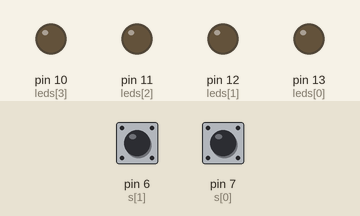
Bench run of a sketch on a simulated Arduino Uno, built with avr-gcc and run on an emulated ATmega328P. On the bench: output pins drawn as LEDs (lit = HIGH). Inputs (shaded band) come from the test bench; at power-on: pin 7 (s[0]) HIGH, pin 6 (s[1]) HIGH.

Above: at 1.2 s.
1.3 s: pin 7 (s[0]) pulled LOW for 0.15 s
At 1.8 s:
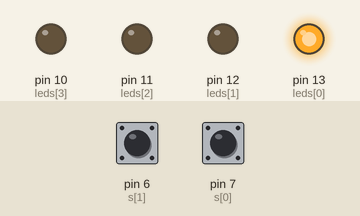
2.9 s: pin 7 (s[0]) pulled LOW for 1 s
At 4.2 s:
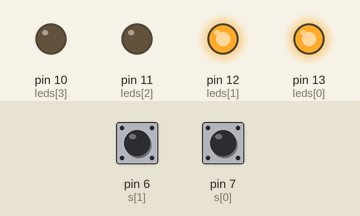
5.4 s: pin 7 (s[0]) pulled LOW for 0.15 s
At 6.1 s:
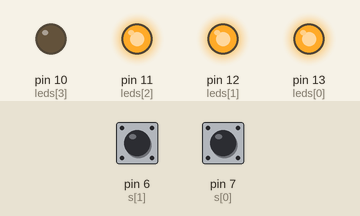
7.0 s: pin 7 (s[0]) pulled LOW for 3.2 s
At 7.3 s:
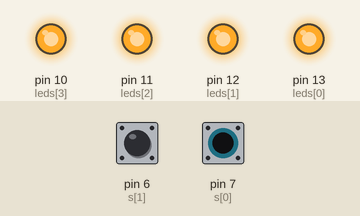
11.7 s: pin 6 (s[1]) pulled LOW for 0.15 s
At 12.1 s:
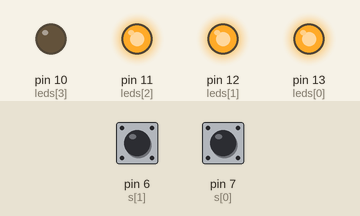
13.3 s: pin 6 (s[1]) pulled LOW for 1 s
At 14.5 s:
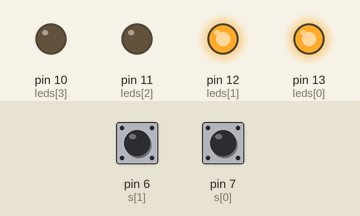
Timing chart, 0 to 16.3 s (numbered marks = the images above; inputs shaded):
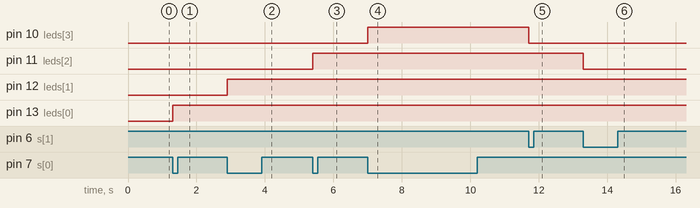

The sketch:

oef2.ino
```cpp
int sensorPin = A0;   // select the input pin for the potentiometer

int leds[4] = {13,12,11,10};

int s[2] = {7,6};

int sensorValue = 0;  // variable to store the value coming from the sensor

int sState[2] = {0,0};
int sLS[2] = {0,0};


int ledState[4] = {0,0,0,0};

int aantalLedsBrandend = 0;


void setup() {
  // put your setup code here, to run once:

  Serial.begin(9600);


  pinMode(leds[0], OUTPUT);
  pinMode(leds[1], OUTPUT);
  pinMode(leds[2], OUTPUT);
  pinMode(leds[3], OUTPUT);

  pinMode(s[0], INPUT_PULLUP);
  pinMode(s[1], INPUT_PULLUP);
}

void loop() {
  sLS[0] = sState[0];
  sState[0] = !digitalRead(s[0]);

  sLS[1] = sState[1];
  sState[1] = !digitalRead(s[1]);


  if(sState[0] && !sLS[0]){
    aantalLedsBrandend++;
  }
  if(sState[1] && !sLS[1]){
    aantalLedsBrandend--;
  }


  int i = 0;
  while(i < aantalLedsBrandend){
    digitalWrite(leds[i], HIGH);
    i++;
  }
  while(i < sizeof(leds)){
    digitalWrite(leds[i], LOW);
    i++;
  }

}
```

Measured:
- after the input at 1.3 s, pin 13 (leds[0]): LOW → HIGH at once
- after the input at 2.9 s, pin 12 (leds[1]): LOW → HIGH at once
- after the input at 5.4 s, pin 11 (leds[2]): LOW → HIGH at once
- after the input at 7.0 s, pin 10 (leds[3]): LOW → HIGH at once
- after the input at 11.7 s, pin 10 (leds[3]): HIGH → LOW at once
- after the input at 13.3 s, pin 11 (leds[2]): HIGH → LOW at once
